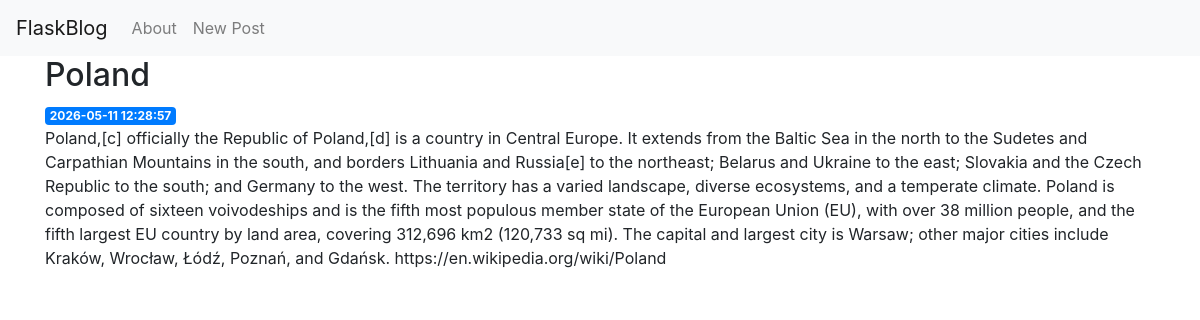
The page /5 on the database its author committed.
### tables this page shows
CREATE TABLE posts (
    id INTEGER PRIMARY KEY AUTOINCREMENT,
    created TIMESTAMP NOT NULL DEFAULT CURRENT_TIMESTAMP,
    title TEXT NOT NULL,
    content TEXT NOT NULL
);

### app.py (the view)
@app.route('/<int:post_id>')
def post(post_id):
    post = get_post(post_id)
    return render_template('post.html', post=post)

### app.py (called while the page is built)
def get_db_connection():
    conn = sqlite3.connect('database.db')
    conn.row_factory = sqlite3.Row
    return conn

def get_post(post_id):
    conn = get_db_connection()
    post = conn.execute('SELECT * FROM posts WHERE id = ?',
                        (post_id,)).fetchone()
    conn.close()
    if post is None:
        abort(404)
    return post

### templates/post.html
{% extends 'base.html' %}
{% block content %}
    <h2>{% block title %} {{ post['title'] }} {% endblock %}</h2>
    <span class="badge badge-primary">{{ post['created'] }}</span>
    <p>{{ post['content'] }}</p>
{% endblock %}

### rows shown on the page
posts: title "Poland", created "2026-05-11 12:28:57", content "Poland,[c] officially the Republic of Poland,[d] is a country in Central Europe. It extends from the Baltic Sea in the north to the Sudetes and Carpathian Mountains in the south, and borders Lithuania and Russia[e] to the northeast; Belarus and Ukraine to the east; Slovakia and the Czech Republic to the south; and Germany to the west. The territory has a varied landscape, diverse ecosystems, and a temperate climate. Poland is composed of sixteen voivodeships and is the fifth most populous member state of the European Union (EU), with over 38 million people, and the fifth largest EU country by land area, covering 312,696 km2 (120,733 sq mi). The capital and largest city is Warsaw; other…"
